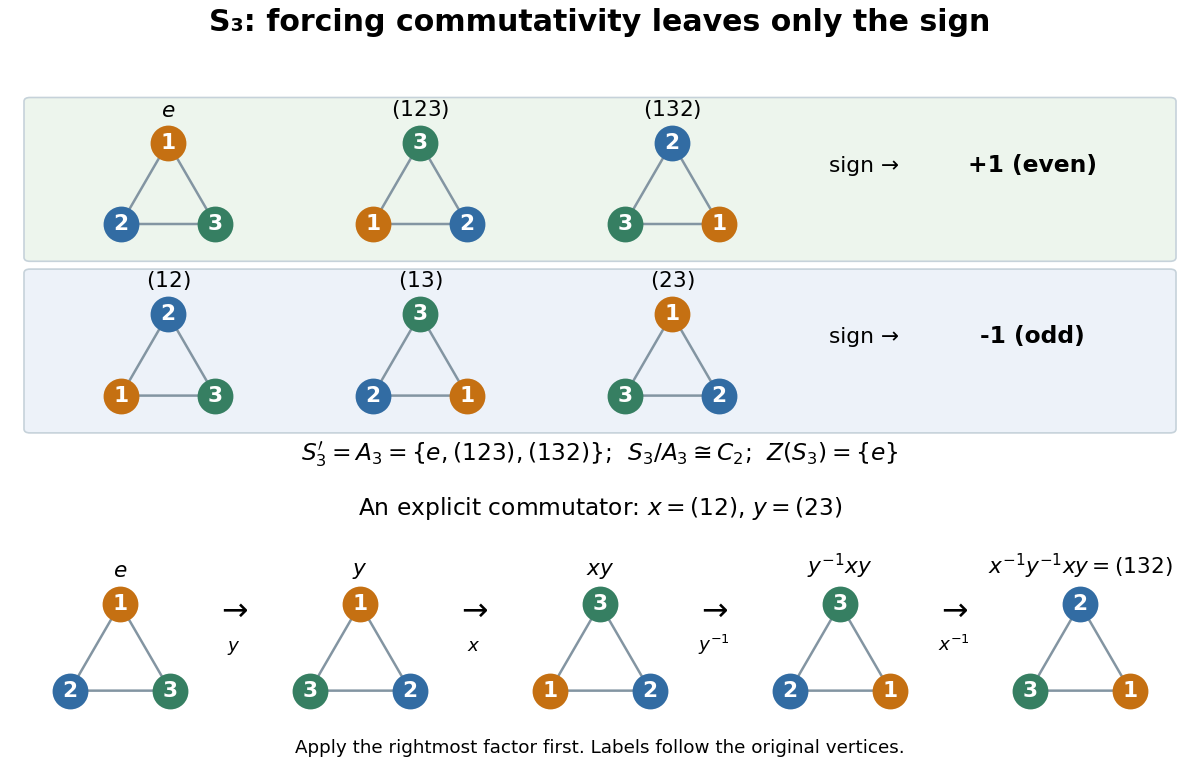

This chart was generated by the following Python code:
"""Illustrate and exhaustively check S3. Tested with Python 3.14.4.

Products apply the rightmost permutation first; [x,y] = x^-1 y^-1 x y.
The PNG is written to the current working directory for the Makefile.
"""

from itertools import permutations
from pathlib import Path

import matplotlib.pyplot as plt
import numpy as np
from matplotlib.patches import FancyBboxPatch


def compose(p, q):
    return tuple(p[q[i]] for i in range(len(p)))


def inverse(p):
    return tuple(p.index(i) for i in range(len(p)))


def commutator(p, q):
    return compose(compose(compose(inverse(p), inverse(q)), p), q)


def sign(p):
    inversions = sum(p[i] > p[j] for i in range(3) for j in range(i + 1, 3))
    return (-1) ** inversions


def verify():
    e = (0, 1, 2)
    x, y = (1, 0, 2), (0, 2, 1)
    a, b = (1, 2, 0), (2, 0, 1)
    group = set(permutations(range(3)))
    even = {e, a, b}
    assert compose(x, y) == a and compose(y, x) == b
    assert commutator(x, y) == b
    assert {commutator(p, q) for p in group for q in group} == even
    assert {p for p in group if sign(p) == 1} == even
    assert {p for p in group if all(compose(p, q) == compose(q, p)
                                  for q in group)} == {e}
    classes = {frozenset(compose(compose(q, p), inverse(q)) for q in group)
               for p in group}
    assert classes == {frozenset({e}), frozenset(even - {e}),
                       frozenset(group - even)}
    for p in group:
        assert compose(p, inverse(p)) == e == compose(inverse(p), p)
        coset = {compose(p, h) for h in even}
        assert coset == {q for q in group if sign(q) == sign(p)}
        for q in group:
            assert compose(p, q) in group
            assert sign(compose(p, q)) == sign(p) * sign(q)
            for t in group:
                assert compose(compose(p, q), t) == compose(p, compose(q, t))
    print('S3: checked all 36 products and commutators, 216 associative triples; '
          'derived=A3, sign quotient=C2, conjugacy sizes=1,2,3, center={e}.')
    return e, x, y, a, b


def triangle(ax, p, title):
    positions = np.array([[0, 1], [-.87, -.5], [.87, -.5]])
    colors = ['#c57012', '#326ca3', '#367f62']
    closed = np.vstack([positions, positions[0]])
    ax.plot(closed[:, 0], closed[:, 1], color='#8395a2', lw=1.5)
    for original, destination in enumerate(p):
        point = positions[destination]
        ax.scatter(*point, s=420, color=colors[original], zorder=3)
        ax.text(*point, str(original + 1), ha='center', va='center',
                color='white', weight='bold', fontsize=13, zorder=4)
    ax.set(xlim=(-1.25, 1.25), ylim=(-.9, 1.4), aspect='equal')
    ax.set_title(title, fontsize=13, pad=0)
    ax.axis('off')


def main():
    e, x, y, a, b = verify()
    fig = plt.figure(figsize=(10, 6.5), dpi=120, facecolor='white')
    fig.text(.5, .96, 'S₃: forcing commutativity leaves only the sign',
             ha='center', fontsize=18, weight='bold')
    for row, (items, color, label) in enumerate([
        ([(e, r'$e$'), (a, r'$(123)$'), (b, r'$(132)$')], '#edf5ed', '+1 (even)'),
        ([(x, r'$(12)$'), ((2, 1, 0), r'$(13)$'), (y, r'$(23)$')], '#edf2f9', '-1 (odd)'),
    ]):
        bottom = .67 - row * .22
        fig.add_artist(FancyBboxPatch((.025, bottom), .95, .2,
                       boxstyle='round,pad=.005', facecolor=color,
                       edgecolor='#c6d2da', transform=fig.transFigure, zorder=0))
        for col, (p, title) in enumerate(items):
            triangle(fig.add_axes([.06 + col * .21, bottom + .015, .16, .16]), p, title)
        fig.text(.72, bottom + .11, 'sign →', fontsize=13, ha='center')
        fig.text(.86, bottom + .11, label, fontsize=14, ha='center', weight='bold')
    fig.text(.5, .41, r"$S_3'=A_3=\{e,(123),(132)\}$;  $S_3/A_3\cong C_2$;  $Z(S_3)=\{e\}$",
             ha='center', fontsize=14)
    fig.text(.5, .34, r'An explicit commutator: $x=(12)$, $y=(23)$',
             ha='center', fontsize=14)
    states = [e]
    for operation in [y, x, y, x]:
        states.append(compose(operation, states[-1]))
    assert states[-1] == b
    for col, (state, title) in enumerate(zip(states, [
            r'$e$', r'$y$', r'$xy$', r'$y^{-1}xy$', r'$x^{-1}y^{-1}xy=(132)$'])):
        triangle(fig.add_axes([.015 + col * .2, .085, .17, .17]), state, title)
        if col < 4:
            operation = [r'$y$', r'$x$', r'$y^{-1}$', r'$x^{-1}$'][col]
            fig.text(.195 + col * .2, .205, '→', fontsize=19, ha='center')
            fig.text(.195 + col * .2, .165, operation, fontsize=11, ha='center')
    fig.text(.5, .035, 'Apply the rightmost factor first. Labels follow the original vertices.',
             ha='center', fontsize=11)
    fig.savefig(Path.cwd() / Path(__file__).with_suffix('.png').name,
                facecolor='white', transparent=False)
    plt.close(fig)


if __name__ == '__main__':
    main()
